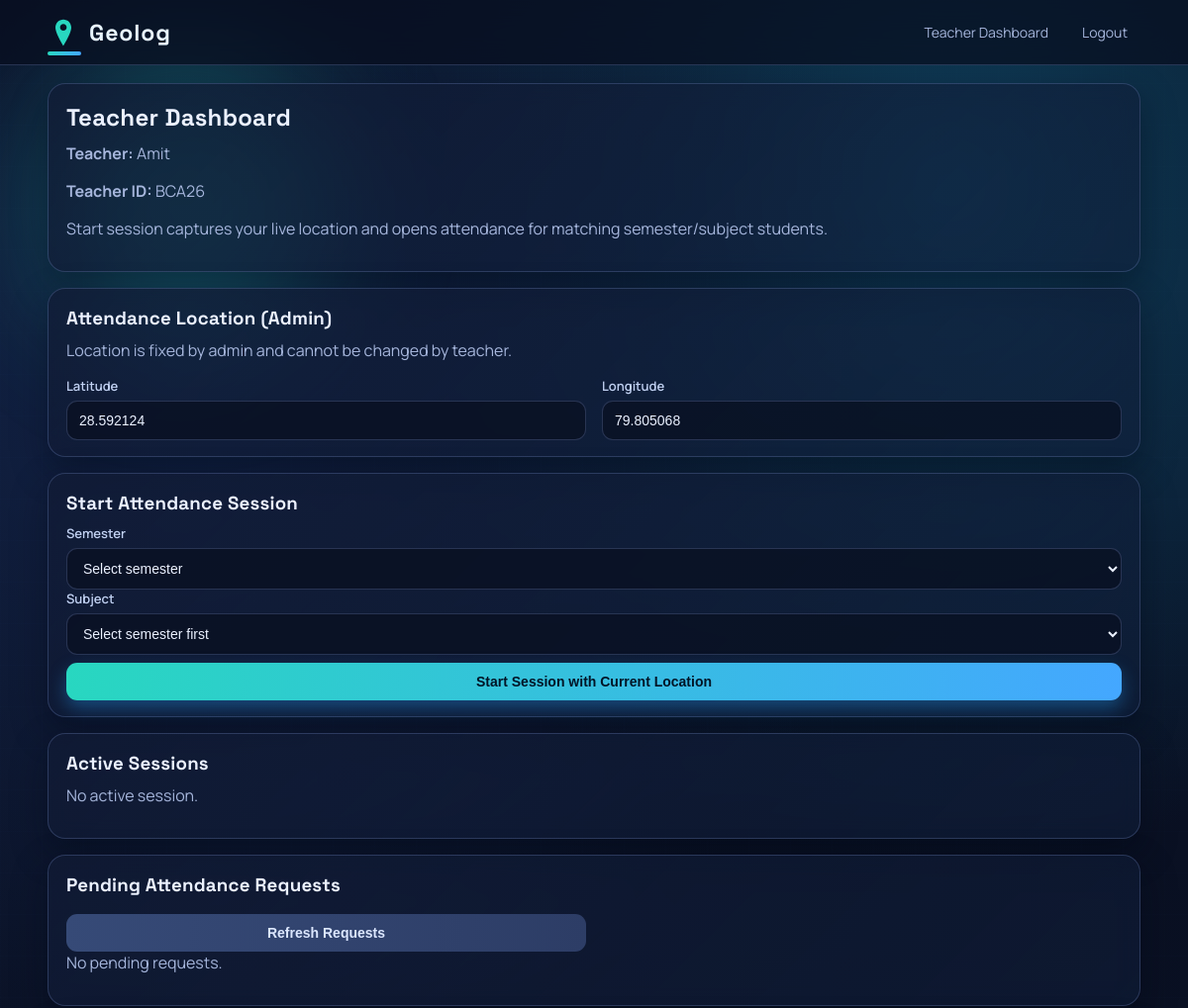
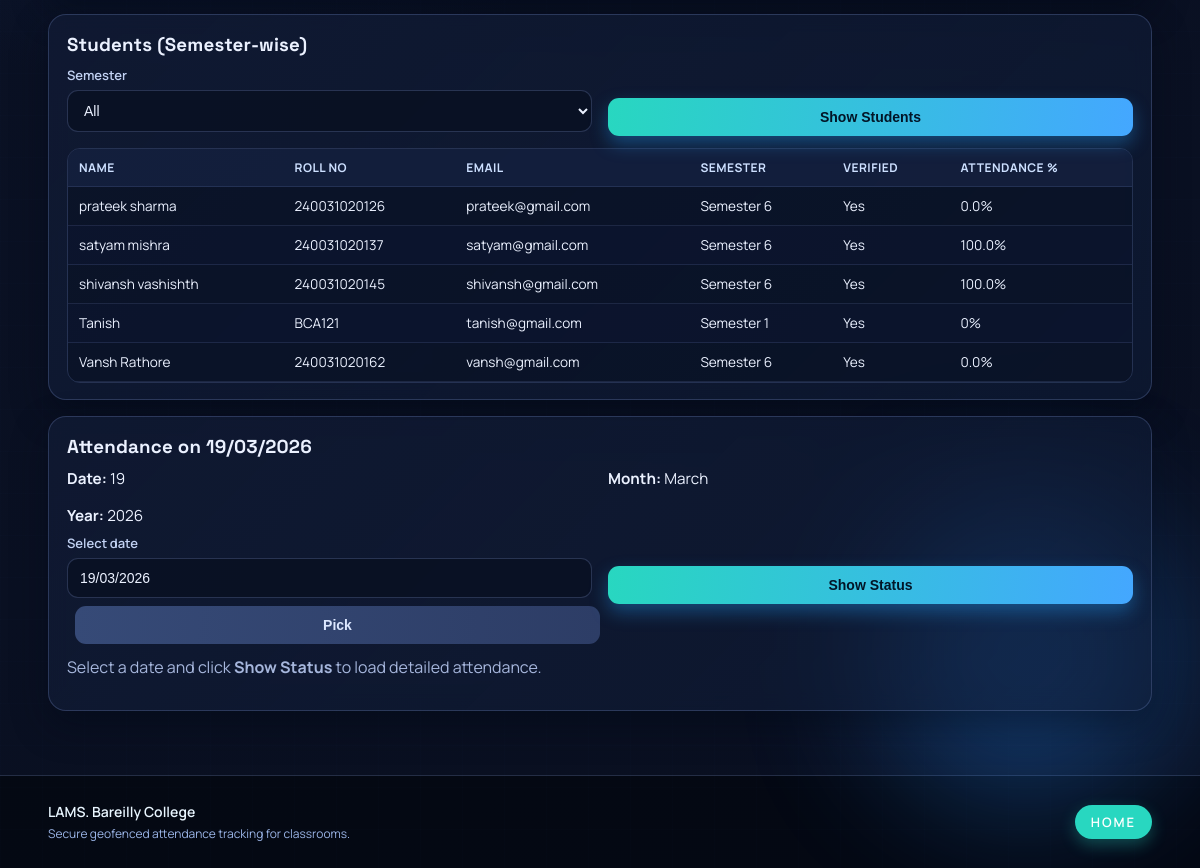
Screenshot of /teacher/dashboard (signed in) with the database file from the repository (2 pictures, top to bottom).
### models.py (models this page shows)
class User(db.Model):
    __tablename__ = "users"
    __table_args__ = (
        CheckConstraint("role IN ('admin', 'teacher', 'student')", name="ck_users_role_allowed"),
    )
    id = db.Column(db.Integer, primary_key=True)
    role = db.Column(db.String(20), nullable=False)
    name = db.Column(db.String(120), nullable=False)
    email = db.Column(db.String(255), nullable=False, unique=True)
    password = db.Column(db.String(255), nullable=False)
    email_verified = db.Column(db.Boolean, default=False, nullable=False)
    department = db.Column(db.String(120), nullable=True)
    last_login_at = db.Column(db.DateTime, nullable=True)

class Teacher(db.Model):
    __tablename__ = "teachers"
    id = db.Column(db.Integer, primary_key=True)
    user_id = db.Column(db.Integer, db.ForeignKey("users.id"), nullable=False, unique=True)
    teacher_id = db.Column(db.String(30), nullable=False, unique=True)
    department = db.Column(db.String(120), nullable=False)
    mobile_no = db.Column(db.String(20), nullable=True)

class Student(db.Model):
    __tablename__ = "students"
    id = db.Column(db.Integer, primary_key=True)
    user_id = db.Column(db.Integer, db.ForeignKey("users.id"), nullable=False, unique=True)
    roll_no = db.Column(db.String(40), nullable=False, unique=True)
    mobile_no = db.Column(db.String(20), nullable=True)
    semester_id = db.Column(db.Integer, db.ForeignKey("semesters.id"), nullable=False)
    verified = db.Column(db.Boolean, default=False, nullable=False)

class Semester(db.Model):
    __tablename__ = "semesters"
    id = db.Column(db.Integer, primary_key=True)
    name = db.Column(db.String(40), nullable=False, unique=True)

### app.py (the view, shortened to what this page needs)
@app.route("/teacher/dashboard")
@login_required(role="teacher")
def teacher_dashboard():
    teacher = Teacher.query.filter_by(user_id=session["user_id"]).first_or_404()
    user = db.session.get(User, session["user_id"])
    semesters = get_allowed_semesters()
    teacher_subject_ids = {
        row.subject_id for row in TeacherSubjectMap.query.filter_by(teacher_id=teacher.id).all()
    }
    subjects_query = (
        db.session.query(Subject, Semester)
        .join(Semester, Semester.id == Subject.semester_id)
        .filter(Subject.status.is_(True))
    )
    if teacher_subject_ids:
        subjects_query = subjects_query.filter(Subject.id.in_(teacher_subject_ids))
    else:
        subjects_query = subjects_query.filter(Subject.id == -1)
    subjects = subjects_query.order_by(Semester.id, Subject.name).all()
    teacher_semester_ids = {sem.id for _, sem in subjects}
    active_sessions = (
        db.session.query(AttendanceSession, Subject, Semester)
        .join(Subject, Subject.id == AttendanceSession.subject_id)
        .join(Semester, Semester.id == AttendanceSession.semester_id)
        .filter(
            AttendanceSession.teacher_id == teacher.id,
            AttendanceSession.is_active.is_(True),
        )
        .order_by(AttendanceSession.start_time.desc())
        .all()
    )
    pending_requests_rows = (
        db.session.query(AttendanceRequest, Student, User, AttendanceSession, Subject, Semester)
        .join(Student, Student.id == AttendanceRequest.student_id)
        .join(User, User.id == Student.user_id)
        .join(AttendanceSession, AttendanceSession.id == AttendanceRequest.session_id)
        .join(Subject, Subject.id == AttendanceRequest.subject_id)
        .join(Semester, Semester.id == AttendanceSession.semester_id)
        .filter(
            AttendanceSession.teacher_id == teacher.id,
            AttendanceRequest.status == "pending",
        )
        .order_by(AttendanceRequest.requested_at.desc())
        .all()
    )
    pending_requests = [
        {
            "id": req.id,
            "student_name": user_row.name,
            "roll_no": student.roll_no,
            "requested_at": req.requested_at,
            "latitude": req.latitude,
            "longitude": req.longitude,
            "accuracy": req.accuracy,
            "subject": subject.name,
            "semester": semester.name,
        }
        for req, student, user_row, session_row, subject, semester in pending_requests_rows
    ]
    student_filter_semester = request.args.get("student_semester_id", type=int)
    allowed_semester_ids = {sem.id for sem in semesters}
    if student_filter_semester and student_filter_semester not in allowed_semester_ids:
        student_filter_semester = None
    show_status = request.args.get("show_status", "").strip() == "1"
    teacher_students_query = (
        db.session.query(Student, User, Semester)
        .join(User, User.id == Student.user_id)
        .join(Semester, Semester.id == Student.semester_id)
    )
    if student_filter_semester:
        if student_filter_semester in teacher_semester_ids:
            teacher_students_query = teacher_students_query.filter(Student.semester_id == student_filter_semester)
        else:
            teacher_students_query = teacher_students_query.filter(Student.id == -1)
    else:
        if teacher_semester_ids:
            teacher_students_query = teacher_students_query.filter(Student.semester_id.in_(teacher_semester_ids))
        else:
            teacher_students_query = teacher_students_query.filter(Student.id == -1)
    teacher_students = teacher_students_query.order_by(func.lower(User.name).asc(), Student.roll_no.asc()).all()
    attendance_date_param = (request.args.get("attendance_date") or "").strip()
    attendance_date_selected = date.today()
    if attendance_date_param:
        try:
            attendance_date_selected = date.fromisoformat(attendance_date_param)
        except ValueError:
            attendance_date_selected = date.today()
    session_counts_by_semester = dict(
        db.session.query(AttendanceSession.semester_id, func.count(AttendanceSession.id))
        .filter(AttendanceSession.teacher_id == teacher.id)
        .group_by(AttendanceSession.semester_id)
        .all()
    )
    attendance_counts_by_student = dict(
        db.session.query(Attendance.student_id, func.count(Attendance.id))
        .join(AttendanceSession, AttendanceSession.id == Attendance.session_id)
        .filter(AttendanceSession.teacher_id == teacher.id)
        .group_by(Attendance.student_id)
        .all()
    )
    attendance_by_student_on_date = defaultdict(list)
    student_attendance_summary = []
    for student, student_user, sem in teacher_students:
        total_sessions = session_counts_by_semester.get(sem.id, 0)
        present_sessions = attendance_counts_by_student.get(student.id, 0)
        percentage = round((present_sessions / total_sessions) * 100, 2) if total_sessions else 0
        student_attendance_summary.append(
            {
                "student": student,
                "user": student_user,
                "semester": sem,
                "percentage": percentage,
                "daily_records": attendance_by_student_on_date.get(student.id, []),
            }
        )
    student_attendance_calendar = []
    attendance_present_count = 0
    attendance_absent_count = 0
    total_students_shown = len(student_attendance_summary)
    start_subject_map = {}
    for sem in semesters:
        sem_subjects = [subject for subject, s in subjects if s.id == sem.id]
        start_subject_map[str(sem.id)] = [{"id": subject.id, "name": subject.name} for subject in sem_subjects]
    default_location = get_default_attendance_location()
    return render_template(
        "teacher_dashboard.html",
        user=user,
        start_subject_map=start_subject_map,
        semesters=semesters,
        active_sessions=active_sessions,
        teacher_students=teacher_students,
        student_filter_semester=student_filter_semester,
        student_attendance_summary=student_attendance_summary,
        student_attendance_calendar=student_attendance_calendar,
        attendance_date_iso=attendance_date_selected.isoformat(),
        attendance_date_display=attendance_date_selected.strftime("%d/%m/%Y"),
        attendance_date_parts={
            "day": attendance_date_selected.day,
            "month": attendance_date_selected.strftime("%B"),
            "year": attendance_date_selected.year,
        },
        attendance_present_count=attendance_present_count,
        attendance_absent_count=attendance_absent_count,
        attendance_total_students=total_students_shown if show_status else 0,
        teacher=teacher,
        show_status=show_status,
        pending_requests=pending_requests,
        default_attendance_location=default_location,
    )

### templates/teacher_dashboard.html (shortened to what this page needs)
{% extends "base.html" %}
{% block content %}
<div class="card">
    <h2>Teacher Dashboard</h2>
    <p><b>Teacher:</b> {{ user.name }}</p>
    <p><b>Teacher ID:</b> {{ teacher.teacher_id }}</p>
    <p>Start session captures your live location and opens attendance for matching semester/subject students.</p>
</div>
<div class="card" id="teacher-location-card">
    <h3>Attendance Location (Admin)</h3>
    <p>Location is fixed by admin and cannot be changed by teacher.</p>
    <div class="row">
        <div>
            <label for="manual_latitude">Latitude</label>
            <input
                id="manual_latitude"
                type="text"
                inputmode="decimal"
                placeholder="e.g. 28.613900"
                value="{{ '%.6f'|format(default_attendance_location.latitude) if default_attendance_location else '' }}"
                readonly
                disabled
            >
        </div>
        <div>
            <label for="manual_longitude">Longitude</label>
            <input
                id="manual_longitude"
                type="text"
                inputmode="decimal"
                placeholder="e.g. 77.209000"
                value="{{ '%.6f'|format(default_attendance_location.longitude) if default_attendance_location else '' }}"
                readonly
                disabled
            >
        </div>
    </div>
</div>
<div class="card">
    <h3>Start Attendance Session</h3>
    <label for="teacher_start_semester_id">Semester</label>
    <select id="teacher_start_semester_id" onchange="loadTeacherSubjectsBySemester()">
        <option value="">Select semester</option>
    </select>
    <label for="subject_id">Subject</label>
    <select id="subject_id" data-subject-map='{{ start_subject_map|tojson|safe }}'>
        <option value="">Select semester first</option>
    </select>
    <button type="button" onclick="startTeacherSession(this)" style="margin-top: 8px;">Start Session with Current Location</button>
</div>
<div class="card">
    <h3>Active Sessions</h3>
    <p id="teacher-active-sessions-empty" {% if active_sessions %}style="display:none;"{% endif %}>No active session.</p>
</div>
<div class="card" id="pending-requests-card">
    <h3>Pending Attendance Requests</h3>
    <div class="row" style="margin-top: 8px;">
        <button type="button" class="btn-secondary" id="refresh-requests-btn">Refresh Requests</button>
    </div>
    <p id="pending-requests-empty" {% if pending_requests %}style="display:none;"{% endif %}>No pending requests.</p>
</div>
<div class="card">
    <h3>Students (Semester-wise)</h3>
    <form method="get" class="row" style="margin-bottom: 12px;">
        <div>
            <label for="student_semester_id">Semester</label>
            <select id="student_semester_id" name="student_semester_id">
                <option value="">All</option>
            </select>
        </div>
        <div>
            <label>&nbsp;</label>
            <button type="submit">Show Students</button>
        </div>
    </form>
    <div class="table-wrap">
        <table>
            <thead>
                <tr>
                    <th>Name</th>
                    <th>Roll No</th>
                    <th>Email</th>
                    <th>Semester</th>
                    <th>Verified</th>
                    <th>Attendance %</th>
                </tr>
            </thead>
            <tbody>
                {% for row in student_attendance_summary %}
                    <tr>
                        <td>{{ row.user.name }}</td>
                        <td>{{ row.student.roll_no }}</td>
                        <td>{{ row.user.email }}</td>
                        <td>{{ row.semester.name }}</td>
                        <td>{{ "Yes" if row.student.verified else "No" }}</td>
                        <td>{{ row.percentage }}%</td>
                    </tr>
                {% else %}
                    <tr><td colspan="5">No students found for selected semester.</td></tr>
                {% endfor %}
            </tbody>
        </table>
    </div>
</div>
<div class="card">
    <h3>Attendance on {{ attendance_date_display }}</h3>
    <div class="row" style="gap: 1rem; flex-wrap: wrap; font-size: 0.95rem; margin-bottom: 8px;">
        <span><strong>Date:</strong> {{ attendance_date_parts.day }}</span>
        <span><strong>Month:</strong> {{ attendance_date_parts.month }}</span>
        <span><strong>Year:</strong> {{ attendance_date_parts.year }}</span>
    </div>
    <form id="teacher-attendance-date-form" method="get" class="row" style="margin-bottom: 12px;">
        <div>
            <label for="attendance_date_display">Select date</label>
            <input id="attendance_date_display" type="text" inputmode="numeric" autocomplete="off" placeholder="DD/MM/YYYY" value="{{ attendance_date_display }}">
            <button id="attendance_date_open" type="button" class="btn-secondary" style="margin-left: 8px;">Pick</button>
        </div>
        <div>
            <label>&nbsp;</label>
            <button type="submit">Show Status</button>
        </div>
    </form>
    {% if show_status %}
        <p>{{ attendance_present_count }} present · {{ attendance_absent_count }} absent out of {{ attendance_total_students }} students.</p>
        <div class="table-wrap">
            <table>
                <thead>
                    <tr>
                        <th>Student</th>
                        <th>Roll No</th>
                        <th>Semester</th>
                        <th>Attendance %</th>
                        <th>Status</th>
                        <th>Details</th>
                    </tr>
                </thead>
                <tbody>
                    {% for row in student_attendance_calendar %}
                        <tr class="{{ 'attendance-absent' if not row.daily_records else 'attendance-present' }}">
                            <td>{{ row.user.name }}</td>
                            <td>{{ row.student.roll_no }}</td>
                            <td>{{ row.semester.name }}</td>
                            <td>{{ row.percentage }}%</td>
                            <td>
                                {% if row.daily_records %}
                                    <span class="badge badge-success">Present</span>
                                {% else %}
                                    <span class="badge badge-warning">Absent</span>
                                {% endif %}
                            </td>
                            <td>
                                {% if row.daily_records %}
                                    <ul class="tiny-list">
                                        {% for detail in row.daily_records %}
                                            <li>
                                                <span>{{ detail.subject }}</span>
                                            </li>
                                        {% endfor %}
                                    </ul>
                                {% else %}
                                    <span>No attendance recorded</span>
                                {% endif %}
                            </td>
                        </tr>
                    {% else %}
                        <tr><td colspan="5">No students available for the selected semester filter.</td></tr>
                    {% endfor %}
                </tbody>
            </table>
        </div>
    {% else %}
        <p>Select a date and click <strong>Show Status</strong> to load detailed attendance.</p>
    {% endif %}
</div>
{% endblock %}

### rows the page displays
User: name "Amit"
Teacher: teacher_id "BCA26"
User: user.name "prateek sharma", user.email "prateek@gmail.com"
Student: student.roll_no "240031020126", verified "Yes"
Semester: semester.name "Semester 6" "Semester 6" "Semester 6" "Semester 6"
User: user.name "satyam mishra", user.email "satyam@gmail.com"
Student: student.roll_no "240031020137", verified "Yes"
User: user.name "shivansh vashishth", user.email "shivansh@gmail.com"
Student: student.roll_no "240031020145", verified "Yes"
User: user.name "Tanish", user.email "tanish@gmail.com"
Student: student.roll_no "BCA121", verified "Yes"
Semester: semester.name "Semester 1"
User: user.name "Vansh Rathore", user.email "vansh@gmail.com"
Student: student.roll_no "240031020162", verified "Yes"

### other values shown
{{ row.percentage }} "0.0" "100.0" "100.0" "0" "0.0"
{{ attendance_date_parts.day }} "19"
{{ attendance_date_parts.month }} "March"
{{ attendance_date_parts.year }} "2026"
